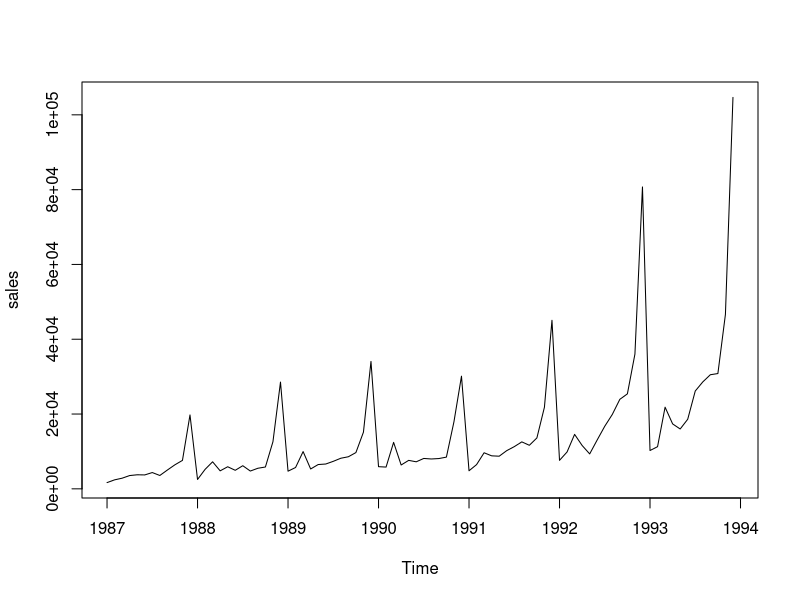
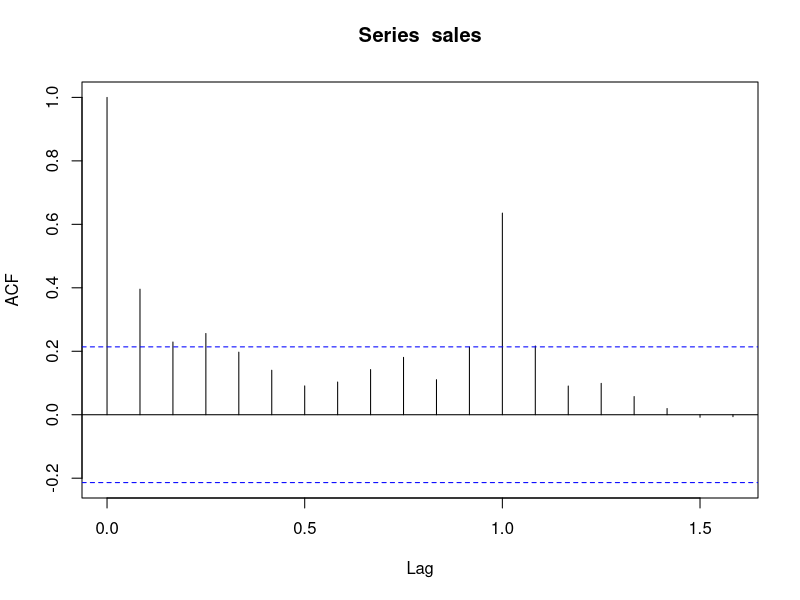
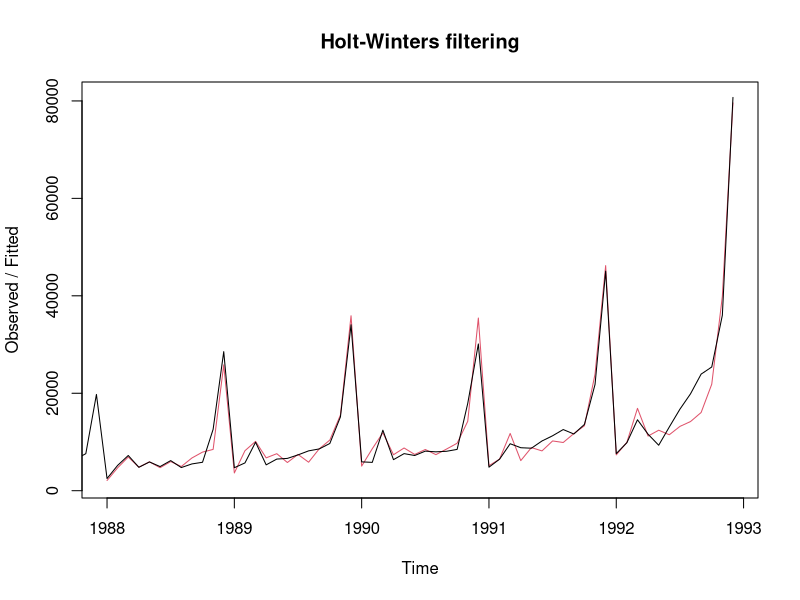
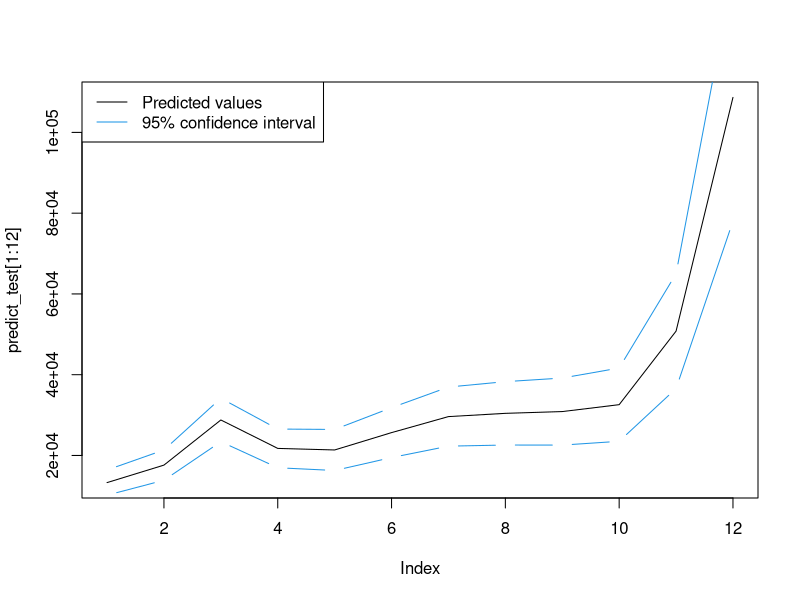

These charts were generated, in order, by the following R code:
## ---- chunk 1
knitr::opts_chunk$set(echo = TRUE)
## ---- chunk 2
dat <- read.delim("souvenir.txt", header = FALSE)
sales <- ts(dat$V1, start = c(1987, 1), frequency = 12)
## ---- chunk 3
plot(sales)
acf(sales)
## ---- chunk 4
training <- window(sales, start = c(1987, 1), end = c(1992, 12))
hw_fit <- HoltWinters(training, seasonal = "multiplicative")

c(hw_fit$alpha, hw_fit$beta, hw_fit$gamma)
## ---- chunk 5
plot(hw_fit)
## ---- chunk 6
predict_test <- predict(hw_fit, 12, prediction.interval = TRUE, level = 0.95)
plot(predict_test[1:12], type = "l")
lines(predict_test[13:24], type = "c", col = 4) # plot upper bound
lines(predict_test[25:36], type = "c", col = 4) # plot lower bound
legend("topleft", lty = 1, col = c(1, 4),
       legend = c("Predicted values", "95% confidence interval"))

predict_test[1:3] # predicted values for first 3 months
## ---- chunk 7
data.frame(Observed = sales[73:75], CI_Upper = predict_test[13:15],
           CI_Lower = predict_test[25:27]) |>
             dplyr::mutate(Observed_in_CI = 
                      ((Observed > CI_Lower) & (Observed < CI_Upper)))
